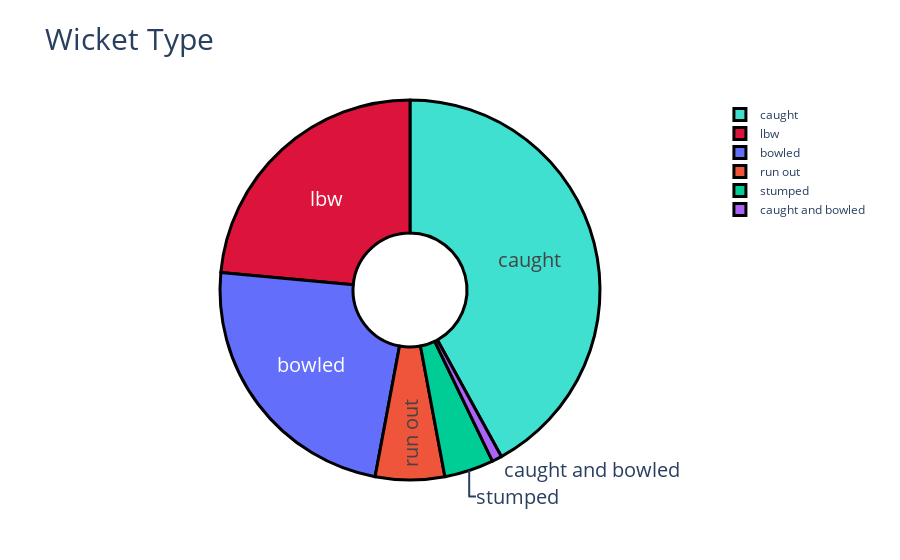

Notebook code cell kept with this figure:
### Markdown cell above
# 4.1 Bowler Analysis

### Code cell
# copy index to a new column called name in Bowling_Targets
Bowling_Targets['name'] = Bowling_Targets.index
widgets.interact(Bowler_Analysis, Bowler = Bowling_Targets['name'])

### Figure 1 — Plotly figure (JSON) as saved in the notebook; plotly's stock layout.template omitted (floating-point values rounded to 4 significant figures)
{"data": [{"hole": 0.3, "hoverinfo": "label+percent", "labels": ["caught", "lbw", "bowled", "run out", "stumped", "caught and bowled"], "marker": {"colors": ["turquoise", "crimson"], "line": {"color": "#000000", "width": 3}}, "textfont": {"size": 20}, "textinfo": "label", "type": "pie", "values": [50, 28, 28, 7, 5, 1]}], "layout": {"title": {"font": {"size": 30}, "text": "Wicket Type"}}}
